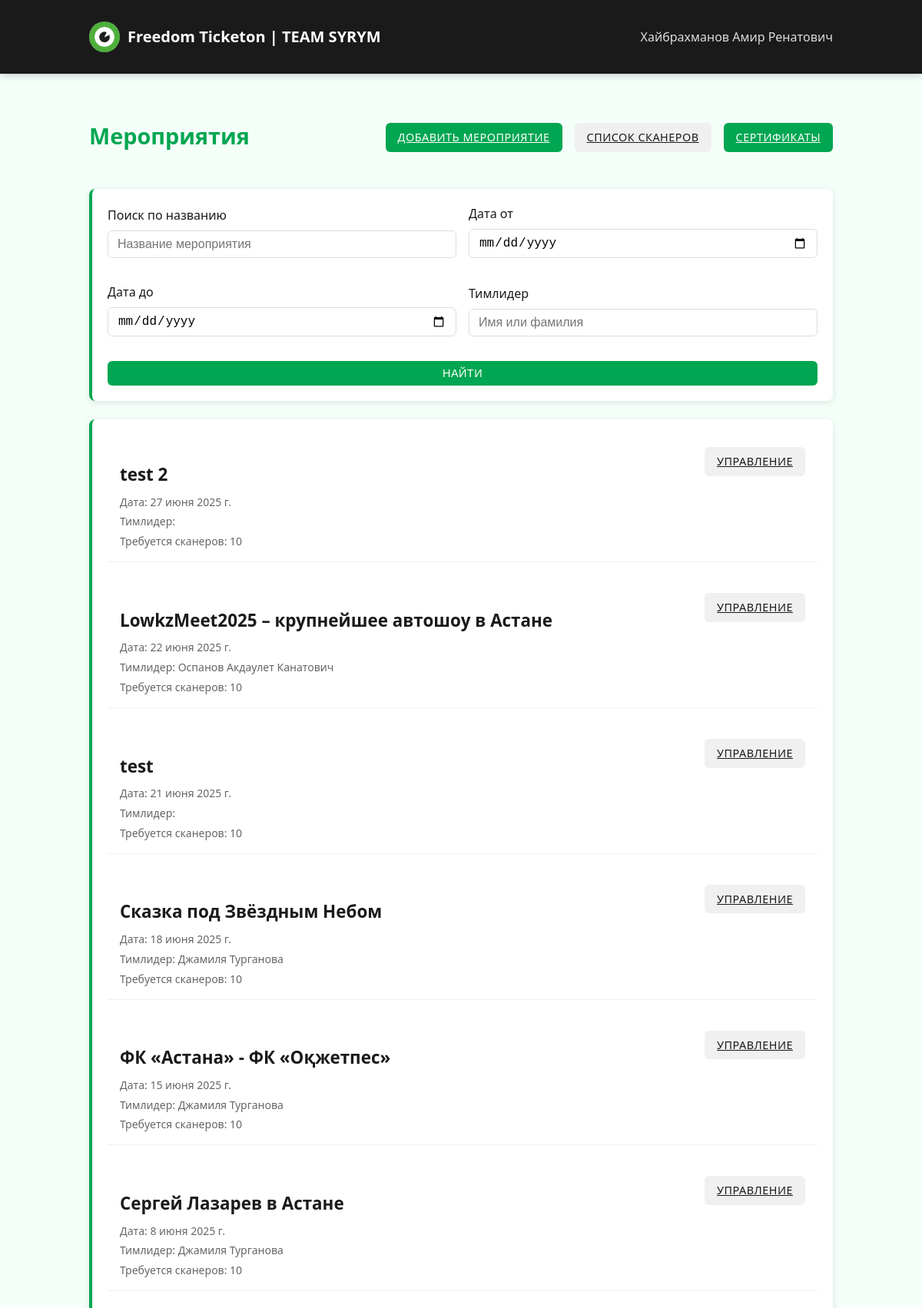
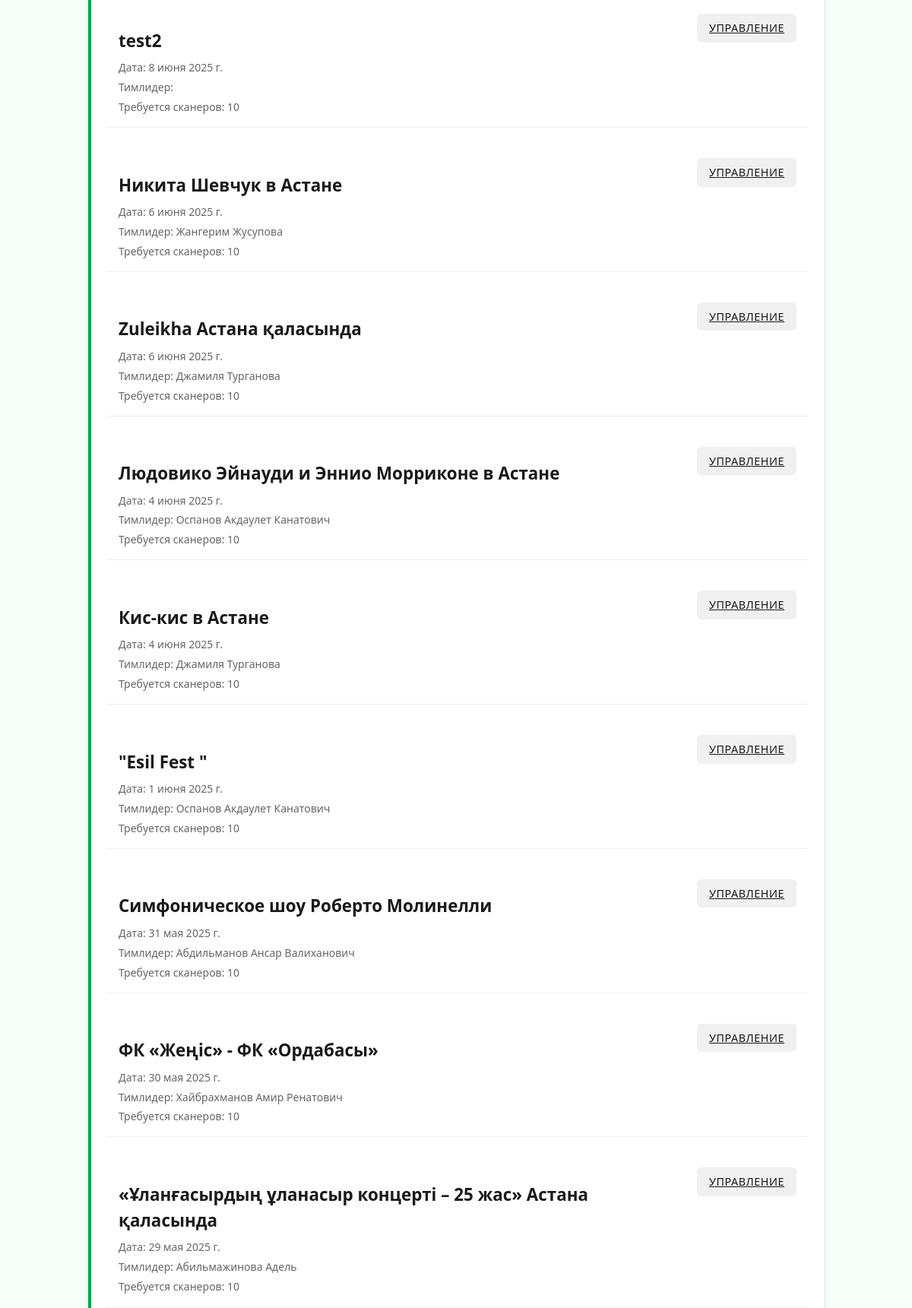
The app's page /events/ (signed in, upper part) with its own data (2 pictures, top to bottom).
### core/models.py (models this page shows, shortened)
class Event(models.Model):
    name = models.CharField(max_length=200)
    date = models.DateField()
    start_date = models.DateField(null=True, blank=True)
    end_date = models.DateField(null=True, blank=True)
    location = models.CharField(max_length=200, default='Астана')
    description = models.TextField(blank=True, default='')
    created_by = models.ForeignKey(User, on_delete=models.CASCADE)
    created_at = models.DateTimeField(default=timezone.now)
    code = models.CharField(max_length=10, default='DEFAULT000')
    duration_hours = models.FloatField(default=1.0)
    max_scanners = models.IntegerField(default=10)

### core/views.py (the view)
# urls.py: path('events/', views.events_list, name='events'),
@team_leader_required
def events_list(request):
    events = Event.objects.all().order_by('-date')
    q = request.GET.get('q', '').strip()
    if q:
        events = events.filter(name__icontains=q)
    date_from = request.GET.get('date_from')
    date_to = request.GET.get('date_to')
    if date_from:
        events = events.filter(date__gte=date_from)
    if date_to:
        events = events.filter(date__lte=date_to)
    leader = request.GET.get('leader')
    if leader:
        events = events.filter(created_by__first_name__icontains=leader) | events.filter(created_by__last_name__icontains=leader)
    paginator = Paginator(events, 20)
    page_number = request.GET.get('page')
    page_obj = paginator.get_page(page_number)
    return render(request, 'core/events_list.html', {
        'events': page_obj.object_list,
        'page_obj': page_obj,
        'q': q,
        'date_from': date_from,
        'date_to': date_to,
        'leader': leader,
    })

### core/models.py (called while the page is built)
def is_team_leader(user):
    return user.groups.filter(name='Тимлидеры').exists()

### core/views.py (called while the page is built)
def is_team_leader_or_admin(user):
    return user.is_authenticated and (user.is_team_leader or user.is_staff)

### templates/core/events_list.html (shortened to what this page needs)
{% extends 'base.html' %}
{% block content %}
<div class="flex justify-between items-center mb-3" style="flex-wrap: wrap; gap: 1rem;">
    <h1>Мероприятия</h1>
    <div class="flex gap-2" style="flex-wrap: wrap;">
        <a href="{% url 'event_create' %}" class="btn btn-primary">Добавить мероприятие</a>
        <a href="{% url 'all_scanners_list' %}" class="btn btn-secondary">Список сканеров</a>
        <a href="{% url 'scanner_certificates' %}" class="btn btn-success">Сертификаты</a>
    </div>
</div>
<form method="get" class="card mb-3 table-responsive" style="display: flex; flex-wrap: wrap; gap: 1rem; align-items: end;">
    <div style="flex:1; min-width: 180px; width: 100%;">
        <label for="q">Поиск по названию</label>
        <input type="text" id="q" name="q" class="form-control" value="{{ q|default:'' }}" placeholder="Название мероприятия">
    </div>
    <div style="min-width: 150px; width: calc(50% - 0.5rem);">
        <label for="date_from">Дата от</label>
        <input type="date" id="date_from" name="date_from" class="form-control" value="{{ date_from|default:'' }}">
    </div>
    <div style="min-width: 150px; width: calc(50% - 0.5rem);">
        <label for="date_to">Дата до</label>
        <input type="date" id="date_to" name="date_to" class="form-control" value="{{ date_to|default:'' }}">
    </div>
    <div style="flex:1; min-width: 180px; width: 100%;">
        <label for="leader">Тимлидер</label>
        <input type="text" id="leader" name="leader" class="form-control" value="{{ leader|default:'' }}" placeholder="Имя или фамилия">
    </div>
    <div style="min-width: 120px; width: 100%;">
        <button type="submit" class="btn btn-primary" style="width: 100%;">Найти</button>
    </div>
</form>
{% if events %}
<div class="card table-responsive">
    {% for event in events %}
    <div class="event-item {% if not forloop.last %}mb-3{% endif %}" style="padding: 1rem; border-bottom: 1px solid var(--gray-color); {% if forloop.last %}border-bottom: none;{% endif %}">
        <div style="display: flex; flex-wrap: wrap; justify-content: space-between; align-items: flex-start; gap: 1rem;">
            <div style="flex: 1; min-width: 200px;">
                <h2 class="mb-1" style="word-break: break-word;">{{ event.name }}</h2>
                <div class="text-sm" style="color: #666;">
                    <div style="margin-bottom: 0.3rem;">Дата: {{ event.date }}</div>
                    <div style="margin-bottom: 0.3rem;">Тимлидер: {{ event.created_by.first_name }} {{ event.created_by.last_name }}</div>
                    <div>Требуется сканеров: {{ event.max_scanners }}</div>
                </div>
            </div>
            <a href="{% url 'event_edit' event.id %}" class="btn btn-secondary" style="align-self: flex-start;">Управление</a>
        </div>
    </div>
    {% endfor %}
</div>
{% else %}
<div class="card" style="text-align: center; padding: 3rem 1rem;">
    <div style="font-size: 3rem; color: #ccc; margin-bottom: 1rem;">📅</div>
    <h2>Нет мероприятий по заданным условиям</h2>
    <p class="mb-3" style="color: #666;">Измените фильтры или создайте новое мероприятие</p>
</div>
{% endif %}
{% endblock %}

### templates/base.html (shortened to what this page needs)
{% load static %}
<!DOCTYPE html>
<html lang="ru">
<head>
    <link rel="stylesheet" href="{% static 'css/main.css' %}">
</head>
<body>
    <nav class="navbar">
        <div class="container">
            <div class="navbar-top">
                <a href="{% url 'home' %}" class="navbar-brand">
                    <img src="{% static 'img/freedom_logo.jpg' %}" alt="Freedom Logo" class="logo">
                    <span class="brand-text">Freedom Ticketon | TEAM SYRYM</span>
                </a>
            </div>
            {% if user.is_authenticated %}
            <ul class="navbar-nav" id="mobileMenu">
                <li class="nav-item">
                    <span class="nav-link">{{ user.first_name }} {{ user.last_name }}</span>
                </li>
            </ul>
            {% endif %}
        </div>
    </nav>
    <div class="container mt-3">
        {% block content %}{% endblock %}
    </div>
</body>
</html>

### static/css/main.css (style rules this page uses)
:root { --primary-color: #00a651; --primary-hover: #008442; --accent-color: #4dc075; --light-color: #f5fff9; --dark-color: #1a1a1a; --gray-color: #f0f0f0; --text-color: #333; --danger-color: #d84040; --success-color: #00a651; }
body { font-family: "Segoe UI", -apple-system, BlinkMacSystemFont, Roboto, Oxygen, Ubuntu, sans-serif; background-color: var(--light-color); color: var(--text-color); line-height: 1.5; margin: 0; padding: 0; -webkit-font-smoothing: antialiased; -moz-osx-font-smoothing: grayscale; }
.container { width: 100%; max-width: 1000px; margin: 0 auto; padding: 1rem; box-sizing: border-box; }
.card { background: white; border-radius: 8px; box-shadow: 0 2px 10px rgba(0, 0, 0, 0.1); padding: 20px; margin-bottom: 20px; border-left: 4px solid var(--primary-color); overflow: hidden; }
h1, h2, h3 { color: var(--dark-color); font-weight: 600; word-wrap: break-word; }
h1 { font-size: 1.8rem; margin-bottom: 1.5rem; color: var(--primary-color); }
h2 { font-size: 1.4rem; margin-bottom: 1rem; color: var(--dark-color); }
.form-control { display: block; width: 100%; padding: 0.5rem 0.75rem; border: 1px solid #ddd; border-radius: 6px; margin-bottom: 1rem; font-size: 1rem; transition: all 0.2s ease; box-sizing: border-box; }
label { display: block; margin-bottom: 0.5rem; font-weight: 500; color: var(--dark-color); }
.btn { padding: 0.5rem 1rem; border-radius: 6px; border: none; cursor: pointer; font-weight: 500; transition: background-color 0.2s, transform 0.1s; text-transform: uppercase; letter-spacing: 0.5px; font-size: 0.9rem; display: inline-block; text-align: center; }
.btn-primary { background-color: var(--primary-color); color: white; }
.btn-secondary { background-color: var(--gray-color); color: var(--dark-color); }
.btn-success { background-color: var(--success-color); color: white; }
.mb-1 { margin-bottom: 0.5rem; }
.mb-3 { margin-bottom: 1.5rem; }
.mt-3 { margin-top: 1.5rem; }
.flex { display: flex; }
.items-center { align-items: center; }
.justify-between { justify-content: space-between; }
.gap-2 { gap: 1rem; }
.text-sm { font-size: 0.875rem; }
.navbar { background-color: var(--dark-color); color: white; padding: 0.75rem 0; box-shadow: 0 2px 10px rgba(0,0,0,0.2); position: relative; }
.navbar .container { display: flex; justify-content: space-between; align-items: center; }
.navbar-brand { font-size: 1.25rem; font-weight: 600; color: white; text-decoration: none; display: flex; align-items: center; }
.navbar-nav { display: flex; list-style: none; margin: 0; padding: 0; }
.nav-item { margin-left: 1.5rem; }
.nav-link { color: rgba(255, 255, 255, 0.85); text-decoration: none; transition: color 0.2s; position: relative; padding: 0.5rem 0; }
.nav-link::after { content: ''; position: absolute; bottom: 0; left: 0; width: 0; height: 2px; background-color: var(--primary-color); transition: width 0.3s; }

### templates/base.html (style rules this page uses)
.logo { width: 40px; height: 40px; margin-right: 10px; border-radius: 50%; }
.navbar-brand { display: flex; align-items: center; }

### records on screen
Event: name "test 2", date "27 июня 2025 г.", max_scanners "10"
Event: name "LowkzMeet2025 – крупнейшее автошоу в Астане", date "22 июня 2025 г.", created_by.first_name "Оспанов", created_by.last_name "Акдаулет Канатович", max_scanners "10"
Event: name "test", date "21 июня 2025 г.", max_scanners "10"
Event: name "Сказка под Звёздным Небом", date "18 июня 2025 г.", created_by.first_name "Джамиля", created_by.last_name "Турганова", max_scanners "10"
Event: name "ФК «Астана» - ФК «Оқжетпес»", date "15 июня 2025 г.", created_by.first_name "Джамиля", created_by.last_name "Турганова", max_scanners "10"
Event: name "Сергей Лазарев в Астане", date "8 июня 2025 г.", created_by.first_name "Джамиля", created_by.last_name "Турганова", max_scanners "10"
Event: name "test2", date "8 июня 2025 г.", max_scanners "10"
Event: name "Никита Шевчук в Астане", date "6 июня 2025 г.", created_by.first_name "Жангерим", created_by.last_name "Жусупова", max_scanners "10"
Event: name "Zuleikha Астана қаласында", date "6 июня 2025 г.", created_by.first_name "Джамиля", created_by.last_name "Турганова", max_scanners "10"
Event: name "Людовико Эйнауди и Эннио Морриконе в Астане", date "4 июня 2025 г.", created_by.first_name "Оспанов", created_by.last_name "Акдаулет Канатович", max_scanners "10"
Event: name "Кис-кис в Астане", date "4 июня 2025 г.", created_by.first_name "Джамиля", created_by.last_name "Турганова", max_scanners "10"
Event: name "\"Esil Fest \"", date "1 июня 2025 г.", created_by.first_name "Оспанов", created_by.last_name "Акдаулет Канатович", max_scanners "10"
Event: name "Симфоническое шоу Роберто Молинелли", date "31 мая 2025 г.", created_by.first_name "Абдильманов", created_by.last_name "Ансар Валиханович", max_scanners "10"
Event: name "ФК «Жеңіс» - ФК «Ордабасы»", date "30 мая 2025 г.", created_by.first_name "Хайбрахманов", created_by.last_name "Амир Ренатович", max_scanners "10"
Event: name "«Ұланғасырдың ұланасыр концерті – 25 жас» Астана қаласында", date "29 мая 2025 г.", created_by.first_name "Абильмажинова", created_by.last_name "Адель", max_scanners "10"

### other values on screen
{{ user.first_name }} "Хайбрахманов"
{{ user.last_name }} "Амир Ренатович"
